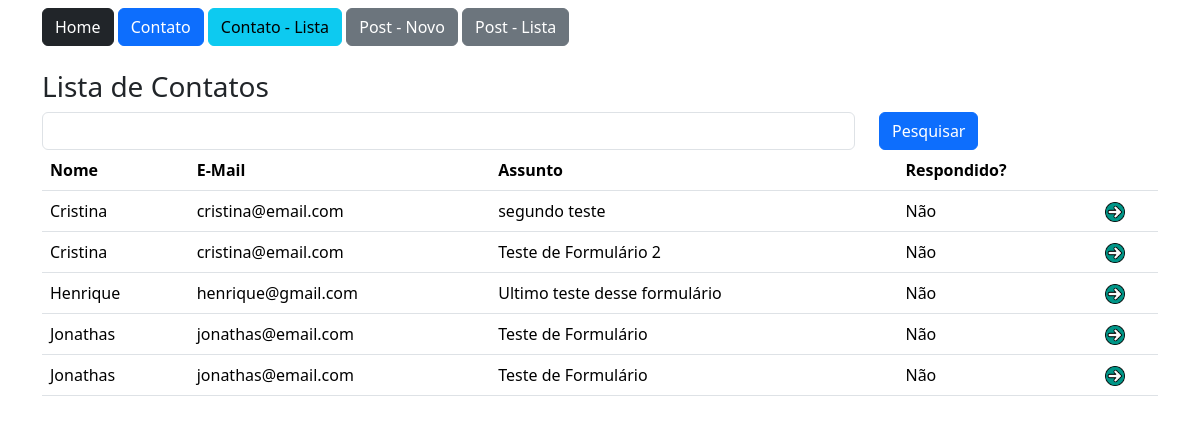
The app's page /contato/lista/, older data.
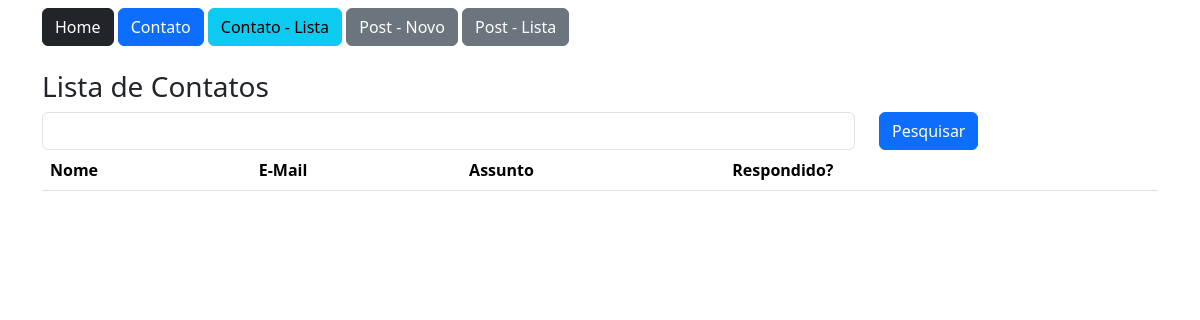
The same page, newer data.
### estudo/models.py (models this page shows)
class Contato(db.Model):
    id = db.Column(db.Integer, primary_key=True)
    data_envio = db.Column(db.DateTime, default=datetime.utcnow())
    nome = db.Column(db.String, nullable=True)
    email = db.Column(db.String, nullable=True)
    assunto = db.Column(db.String, nullable=True)
    mensagem = db.Column(db.String, nullable=True)
    respondido = db.Column(db.Integer, default=0)

### estudo/views.py (the view)
@app.route('/contato/lista/')
def contatoLista():
    if request.method == 'GET':
        pesquisa = request.args.get('pesquisa', '')
    dados = Contato.query.order_by('nome')
    if pesquisa != '':
        dados = dados.filter_by(nome=pesquisa)
    print(dados.all())
    context = {'dados': dados.all()}
    return render_template('contato_lista.html', context=context)

### estudo/templates/contato_lista.html
{% extends 'base.html' %}
{% block content %}
    <div class="container">
        {% include 'nav.html' %}
            <div class="row mt-4">
                <h3>Lista de Contatos</h3>
                <form method="get" class="row">
                    <div class="col-9">
                        <input type="text" name="pesquisa" class="form-control">
                    </div>
                    <div class="col-3">
                        <button type="submit" class="btn btn-primary">Pesquisar</button>
                    </div>
                </form>
                <div class="col-12">
                    <table class="table">
                        <thead>
                            <tr>
                                <th>Nome</th>
                                <th>E-Mail</th>
                                <th>Assunto</th>
                                <th>Respondido?</th>
                                <th></th>
                            </tr>
                        </thead>
                        <tbody>
                            {% for linha in context['dados'] %}
                            <tr>
                                <td>{{linha.nome}}</td>
                                <td>{{linha.email}}</td>
                                <td>{{linha.assunto}}</td>
                                <td>
                                    {% if linha.respondido == 1 %}
                                        Sim
                                    {% else %}
                                        Não
                                    {% endif %}
                                </td>
                                <td><a href="{{ url_for('contatoDetail', id=linha.id) }}"><img src="{{ url_for('static', filename='img/btn.png') }}" style="width: 20px;"></a></td>
                            </tr>
                            {% endfor %}
                        </tbody>
                    </table>
                </div>
            </div>
    </div>
{% endblock %}

### estudo/templates/base.html (shortened to what this page needs)
<!DOCTYPE html>
<html lang="pt-br">
<head>
    <link href="https://cdn.jsdelivr.net/npm/bootstrap@5.3.2/dist/css/bootstrap.min.css" rel="stylesheet">
</head>
<body>
    <section class="container-fluid mt-2">
        {% block content %} {% endblock %}
    </section>
</body>
</html>

### estudo/templates/nav.html
<a href="/" class="btn btn-dark">Home</a>
<a href="{{url_for('contato')}}" class="btn btn-primary">Contato</a>
<a href="{{url_for('contatoLista')}}" class="btn btn-info">Contato - Lista</a>
<a href="{{url_for('PostNovo')}}" class="btn btn-secondary">Post - Novo</a>
<a href="{{url_for('PostLista')}}" class="btn btn-secondary">Post - Lista</a>

Row changes from the older to the newer data that the page shows:
removed Contato: nome "Cristina", email "cristina@email.com", assunto "segundo teste", respondido "Não"
removed Contato: nome "Cristina", email "cristina@email.com", assunto "Teste de Formulário 2", respondido "Não"
removed Contato: nome "Henrique", email "henrique@gmail.com", assunto "Ultimo teste desse formulário", respondido "Não"
removed Contato: nome "Jonathas", email "jonathas@email.com", assunto "Teste de Formulário", respondido "Não"
removed Contato: nome "Jonathas", email "jonathas@email.com", assunto "Teste de Formulário", respondido "Não"
